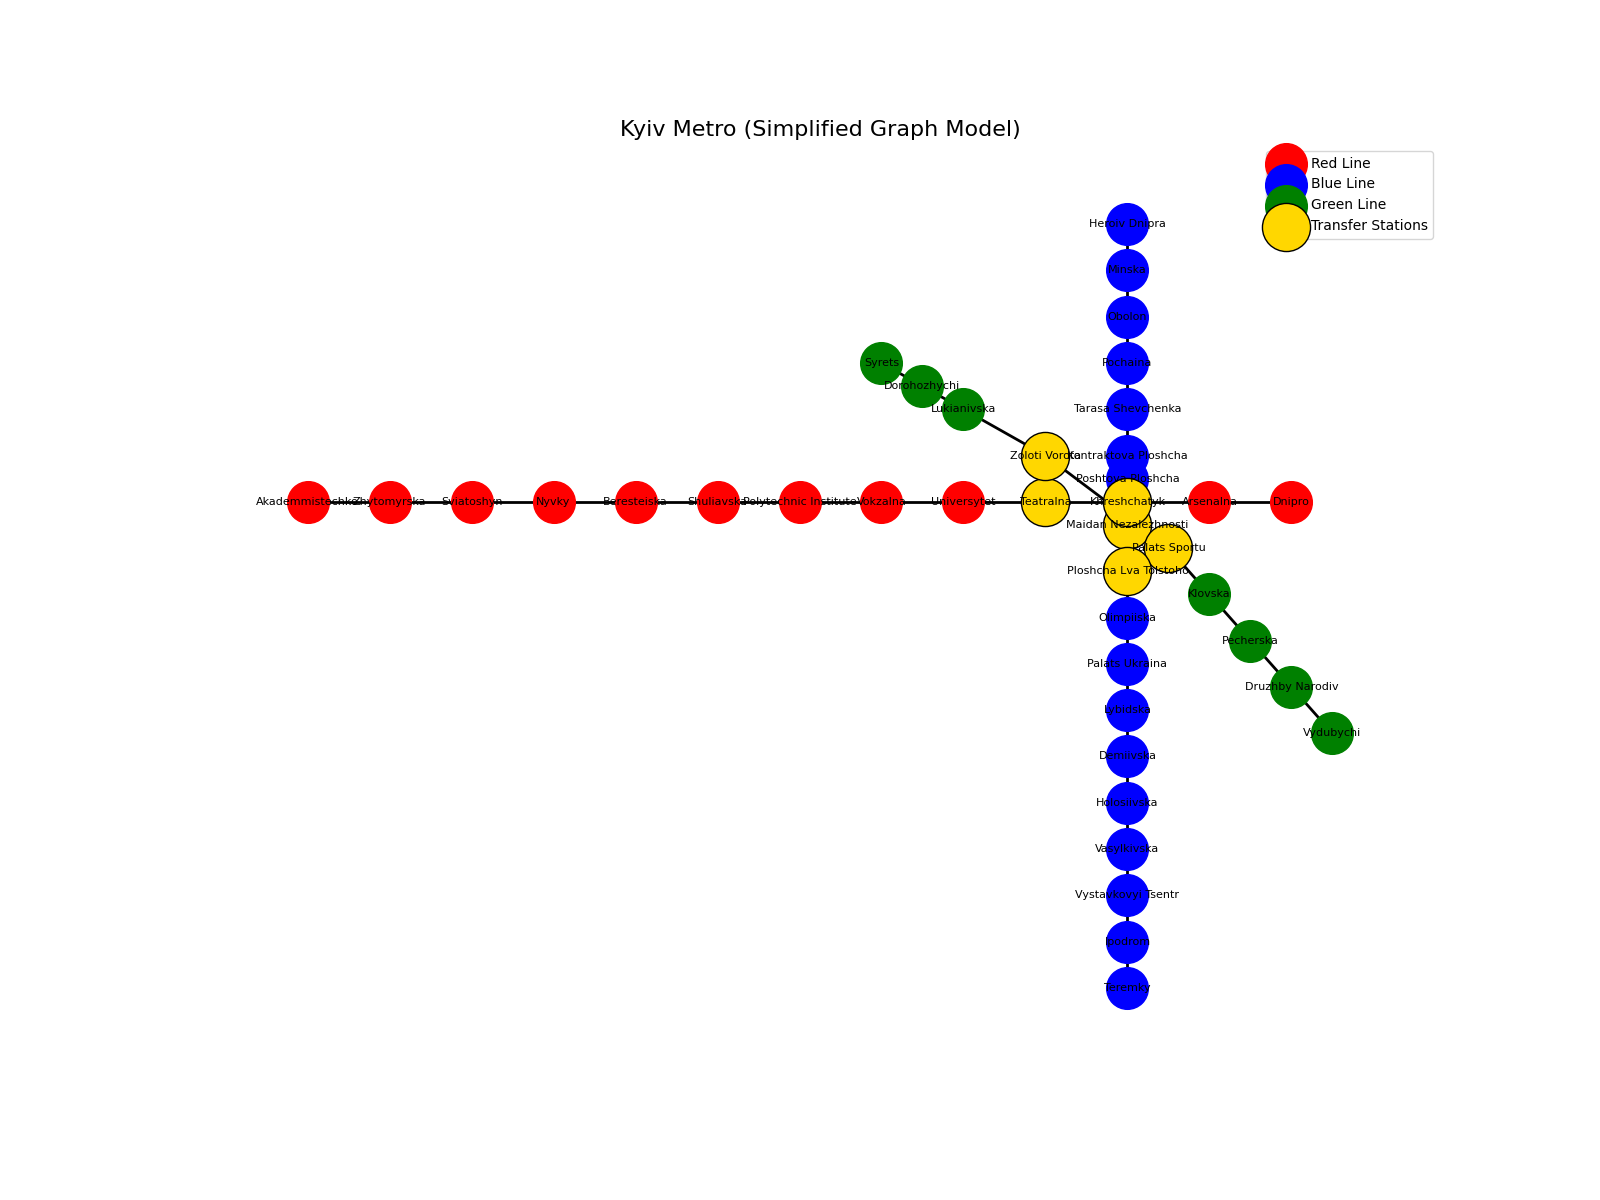

Here is the Python script that generated this plot:
import networkx as nx
import matplotlib.pyplot as plt


def create_kyiv_metro_graph():
    graph = nx.Graph()

    edges = [
        # Red line
        ("Akademmistechko", "Zhytomyrska", 4),
        ("Zhytomyrska", "Sviatoshyn", 3),
        ("Sviatoshyn", "Nyvky", 2),
        ("Nyvky", "Beresteiska", 2),
        ("Beresteiska", "Shuliavska", 2),
        ("Shuliavska", "Polytechnic Institute", 2),
        ("Polytechnic Institute", "Vokzalna", 3),
        ("Vokzalna", "Universytet", 2),
        ("Universytet", "Teatralna", 1),
        ("Teatralna", "Khreshchatyk", 1),
        ("Khreshchatyk", "Arsenalna", 2),
        ("Arsenalna", "Dnipro", 3),

        # Blue line
        ("Heroiv Dnipra", "Minska", 4),
        ("Minska", "Obolon", 2),
        ("Obolon", "Pochaina", 2),
        ("Pochaina", "Tarasa Shevchenka", 2),
        ("Tarasa Shevchenka", "Kontraktova Ploshcha", 2),
        ("Kontraktova Ploshcha", "Poshtova Ploshcha", 1),
        ("Poshtova Ploshcha", "Maidan Nezalezhnosti", 1),
        ("Maidan Nezalezhnosti", "Ploshcha Lva Tolstoho", 1),
        ("Ploshcha Lva Tolstoho", "Olimpiiska", 2),
        ("Olimpiiska", "Palats Ukraina", 2),
        ("Palats Ukraina", "Lybidska", 2),
        ("Lybidska", "Demiivska", 2),
        ("Demiivska", "Holosiivska", 2),
        ("Holosiivska", "Vasylkivska", 3),
        ("Vasylkivska", "Vystavkovyi Tsentr", 3),
        ("Vystavkovyi Tsentr", "Ipodrom", 2),
        ("Ipodrom", "Teremky", 2),

        # Green line
        ("Syrets", "Dorohozhychi", 2),
        ("Dorohozhychi", "Lukianivska", 2),
        ("Lukianivska", "Zoloti Vorota", 1),
        ("Zoloti Vorota", "Palats Sportu", 1),
        ("Palats Sportu", "Klovska", 2),
        ("Klovska", "Pecherska", 2),
        ("Pecherska", "Druzhby Narodiv", 2),
        ("Druzhby Narodiv", "Vydubychi", 2),

        # Transfers
        ("Teatralna", "Zoloti Vorota", 1),
        ("Khreshchatyk", "Maidan Nezalezhnosti", 1),
        ("Ploshcha Lva Tolstoho", "Palats Sportu", 1)
    ]

    for station_a, station_b, travel_time in edges:
        graph.add_edge(
            station_a,
            station_b,
            weight=travel_time
        )

    return graph


def analyze_graph(graph):
    print("Number of stations:", graph.number_of_nodes())
    print("Number of connections:", graph.number_of_edges())
    print("\nStation degrees:")

    for station, degree in graph.degree():
        print(f"{station}: {degree}")


def visualize_graph(graph):
    pos = {
        # Red line (horizontal)
        "Akademmistechko": (-10, 0),
        "Zhytomyrska": (-9, 0),
        "Sviatoshyn": (-8, 0),
        "Nyvky": (-7, 0),
        "Beresteiska": (-6, 0),
        "Shuliavska": (-5, 0),
        "Polytechnic Institute": (-4, 0),
        "Vokzalna": (-3, 0),
        "Universytet": (-2, 0),
        "Teatralna": (-1, 0),
        "Khreshchatyk": (0, 0),
        "Arsenalna": (1, 0),
        "Dnipro": (2, 0),

        # Blue line (vertical)
        "Heroiv Dnipra": (0, 6),
        "Minska": (0, 5),
        "Obolon": (0, 4),
        "Pochaina": (0, 3),
        "Tarasa Shevchenka": (0, 2),
        "Kontraktova Ploshcha": (0, 1),
        "Poshtova Ploshcha": (0, 0.5),
        "Maidan Nezalezhnosti": (0, -0.5),
        "Ploshcha Lva Tolstoho": (0, -1.5),
        "Olimpiiska": (0, -2.5),
        "Palats Ukraina": (0, -3.5),
        "Lybidska": (0, -4.5),
        "Demiivska": (0, -5.5),
        "Holosiivska": (0, -6.5),
        "Vasylkivska": (0, -7.5),
        "Vystavkovyi Tsentr": (0, -8.5),
        "Ipodrom": (0, -9.5),
        "Teremky": (0, -10.5),

        # Green line (diagonal)
        "Syrets": (-3, 3),
        "Dorohozhychi": (-2.5, 2.5),
        "Lukianivska": (-2, 2),
        "Zoloti Vorota": (-1, 1),
        "Palats Sportu": (0.5, -1),
        "Klovska": (1, -2),
        "Pecherska": (1.5, -3),
        "Druzhby Narodiv": (2, -4),
        "Vydubychi": (2.5, -5),
    }

    red_line = [
        "Akademmistechko", "Zhytomyrska", "Sviatoshyn", "Nyvky",
        "Beresteiska", "Shuliavska", "Polytechnic Institute",
        "Vokzalna", "Universytet", "Teatralna",
        "Khreshchatyk", "Arsenalna", "Dnipro"
    ]

    blue_line = [
        "Heroiv Dnipra", "Minska", "Obolon", "Pochaina",
        "Tarasa Shevchenka", "Kontraktova Ploshcha",
        "Poshtova Ploshcha", "Maidan Nezalezhnosti",
        "Ploshcha Lva Tolstoho", "Olimpiiska",
        "Palats Ukraina", "Lybidska", "Demiivska",
        "Holosiivska", "Vasylkivska",
        "Vystavkovyi Tsentr", "Ipodrom", "Teremky"
    ]

    green_line = [
        "Syrets", "Dorohozhychi", "Lukianivska",
        "Zoloti Vorota", "Palats Sportu", "Klovska",
        "Pecherska", "Druzhby Narodiv", "Vydubychi"
    ]

    transfer_stations = {
        "Teatralna",
        "Zoloti Vorota",
        "Khreshchatyk",
        "Maidan Nezalezhnosti",
        "Ploshcha Lva Tolstoho",
        "Palats Sportu"
    }

    plt.figure(figsize=(16, 12))

    nx.draw_networkx_nodes(
        graph,
        pos,
        nodelist=red_line,
        node_color="red",
        node_size=900,
        label="Red Line"
    )

    nx.draw_networkx_nodes(
        graph,
        pos,
        nodelist=blue_line,
        node_color="blue",
        node_size=900,
        label="Blue Line"
    )

    nx.draw_networkx_nodes(
        graph,
        pos,
        nodelist=green_line,
        node_color="green",
        node_size=900,
        label="Green Line"
    )

    nx.draw_networkx_nodes(
        graph,
        pos,
        nodelist=transfer_stations,
        node_color="gold",
        node_size=1200,
        edgecolors="black",
        label="Transfer Stations"
    )

    nx.draw_networkx_edges(graph, pos, width=2)
    nx.draw_networkx_labels(graph, pos, font_size=8)

    plt.title("Kyiv Metro (Simplified Graph Model)", fontsize=16)
    plt.legend(scatterpoints=1)
    plt.axis("off")
    plt.show()


if __name__ == "__main__":
    metro_graph = create_kyiv_metro_graph()
    analyze_graph(metro_graph)
    visualize_graph(metro_graph)
